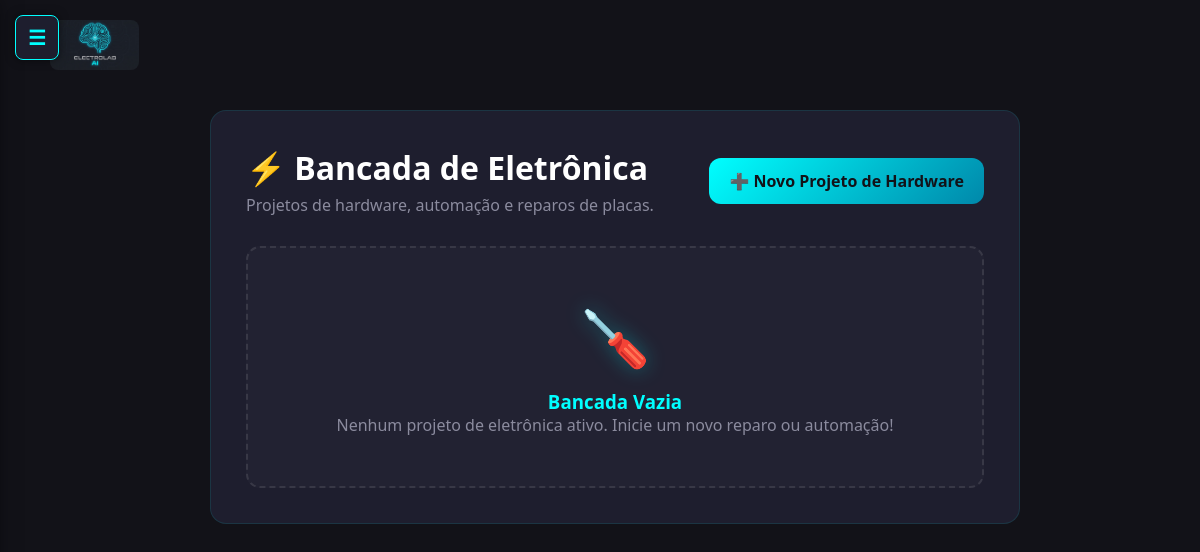
The app's page /projetos/eletronica/, older data.
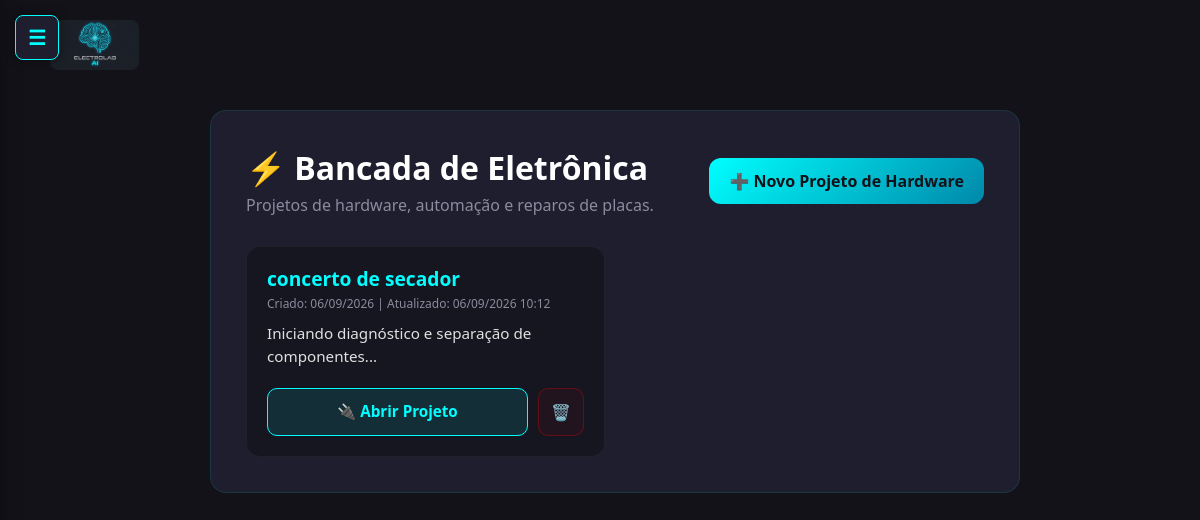
The same page, newer data.
### projects/models.py (models this page shows, shortened)
class Project(models.Model):
    name = models.CharField(max_length=200)
    description = models.TextField(blank=True, null=True)
    created_at = models.DateTimeField(auto_now_add=True)
    updated_at = models.DateTimeField(auto_now=True)
    TIPO_CHOICES = (
        ('eletronica', 'Eletrônica e Hardware'),
        ('programacao', 'Programação e Software'),
    )
    tipo = models.CharField(max_length=20, choices=TIPO_CHOICES, default='eletronica')

### projects/views.py (the view)
# urls.py: path('eletronica/', views.lista_eletronica, name='list_electronics'),
def lista_eletronica(request):
    projetos = Project.objects.filter(tipo='eletronica').order_by('-created_at')
    return render(request, 'projects/list_electronics.html', {'projects': projetos})

### templates/projects/list_electronics.html (shortened to what this page needs)
{% extends 'base.html' %}
{% load static %}
{% block content %}
{% include 'includes/logo.html' %}
<div class="container" style="max-width: 900px; margin-top: 15px;">
    <div style="background: var(--deep-navy); padding: 35px; border-radius: 16px; border: 1px solid rgba(0,255,255,0.1);">
        <div style="display: flex; justify-content: space-between; align-items: center; flex-wrap: wrap; gap: 15px; margin-bottom: 30px;">
            <div>
                <h1 style="margin: 0; color: #FFFFFF;">⚡ Bancada de Eletrônica</h1>
                <p style="color: var(--text-muted); margin: 5px 0 0 0;">Projetos de hardware, automação e reparos de placas.</p>
            </div>
            <a href="{% url 'project_create' %}?tipo=eletronica" class="btn-new-project">
                ➕ Novo Projeto de Hardware
            </a>
        </div>
        <div class="projects-grid">
            {% for project in projects %}
                <div class="project-card">
                    <div class="project-header">
                        <h3 class="project-title">{{ project.name }}</h3>
                    </div>
                    <div style="font-size: 0.75rem; color: var(--text-muted); margin-bottom: 10px;">
                        Criado: {{ project.created_at|date:"d/m/Y" }} | Atualizado: {{ project.updated_at|date:"d/m/Y H:i" }}
                    </div>
                    <p class="project-desc">{{ project.description|default:"Iniciando diagnóstico e separação de componentes..."|truncatechars:90 }}</p>
                    <div style="display: flex; gap: 10px;">
                        <a href="{% url 'project_chat' project.id %}" class="btn-chat" style="flex: 1;">
                            🔌 Abrir Projeto
                        </a>
                        <a href="{% url 'project_delete' project.id %}" onclick="return confirm('ATENÇÃO: Tem certeza que deseja excluir este projeto de eletrônica e todo o histórico do chat? Isso não pode ser desfeito!');" class="btn-delete" title="Excluir Projeto">
                            🗑️
                        </a>
                    </div>
                </div>
            {% empty %}
                <div class="empty-state">
                    <div class="empty-icon">🪛</div>
                    <h3 style="color: var(--vibrant-cyan);">Bancada Vazia</h3>
                    <p style="color: var(--text-muted);">Nenhum projeto de eletrônica ativo. Inicie um novo reparo ou automação!</p>
                </div>
            {% endfor %}
        </div>
    </div>
</div>
{% endblock %}

### templates/base.html (shortened to what this page needs)
{% load static %}
<!DOCTYPE html>
<html lang="pt-BR">
<head>
</head>
<body>
    <button class="menu-toggle" onclick="toggleSidebar()">☰</button>
    <main class="main-content">
        {% block content %}{% endblock %}
    </main>
</body>
</html>

### templates/includes/logo.html
{% load static %}
<div style="padding: 20px 30px 0 50px;">
    <img src="{% static 'logo.png' %}" alt="ElectroLab AI" style="height: 50px; border-radius: 8px;">
</div>

### templates/base.html (style rules this page uses)
:root { --dark-slate: #121218; --deep-navy: #1E1E2E; --vibrant-cyan: #00FFFF; --electric-purple: #9B30FF; --text-main: #F8F8F8; --text-muted: #8B8B9E; --card-bg: #1E1E2E; }
body.theme-cyan-purple { --vibrant-cyan: #00FFFF; --electric-purple: #9B30FF; }
*, *::before, *::after { box-sizing: border-box !important; margin: 0; padding: 0; font-family: 'Segoe UI', system-ui, sans-serif; }
body { background-color: var(--dark-slate); color: var(--text-main); display: flex; height: 100vh; overflow-x: hidden; position: relative; transition: background 0.3s, color 0.3s; }
img, video, canvas { max-width: 100%; height: auto; }
.menu-toggle { position: fixed; top: 15px; left: 15px; z-index: 200; background: var(--deep-navy); border: 1px solid var(--vibrant-cyan); color: var(--vibrant-cyan); font-size: 20px; padding: 8px 12px; border-radius: 8px; cursor: pointer; display: flex; align-items: center; justify-content: center; box-shadow: 0 0 10px rgba(0,0,0,0.5); transition: 0.3s; }
.main-content { flex: 1; display: flex; flex-direction: column; overflow-y: auto; overflow-x: hidden; position: relative; width: 100%; padding-bottom: 20px; }
.container { padding: 20px 30px 30px 60px; max-width: 1200px; margin: 0 auto; width: 100%; }
button, .btn-primary { background: linear-gradient(135deg, var(--electric-purple) 0%, var(--vibrant-cyan) 100%); color: #121218; border: none; border-radius: 12px; padding: 12px 24px; font-size: 15px; font-weight: bold; cursor: pointer; transition: all 0.3s ease; text-decoration: none; display: inline-flex; align-items: center; justify-content: center; }
h1, h2, h3 { color: var(--text-main); font-weight: 700; }
a { color: var(--vibrant-cyan); text-decoration: none; transition: 0.3s; }

### templates/projects/list_electronics.html (style rules this page uses)
.btn-new-project { background: linear-gradient(135deg, var(--vibrant-cyan) 0%, #0088AA 100%); color: #121218; padding: 12px 20px; border-radius: 12px; text-decoration: none; font-weight: bold; display: inline-flex; align-items: center; gap: 8px; transition: 0.3s; }
.projects-grid { display: grid; grid-template-columns: repeat(auto-fill, minmax(280px, 1fr)); gap: 20px; }
.project-card { background: rgba(18,18,24,0.6); border: 1px solid rgba(255,255,255,0.05); border-radius: 14px; padding: 20px; display: flex; flex-direction: column; transition: 0.3s; }
.project-header { display: flex; justify-content: space-between; align-items: flex-start; margin-bottom: 5px; }
.project-title { margin: 0; color: var(--vibrant-cyan); font-size: 1.2rem; line-height: 1.2; }
.project-desc { color: #E0E0E0; font-size: 0.95rem; line-height: 1.5; flex-grow: 1; margin-bottom: 20px; }
.btn-chat { background: rgba(0, 255, 255, 0.1); color: var(--vibrant-cyan); border: 1px solid var(--vibrant-cyan); padding: 12px; border-radius: 10px; text-align: center; text-decoration: none; font-weight: bold; transition: 0.3s; font-size: 0.95rem; }
.btn-delete { background: rgba(255,0,0,0.05); color: #FF4444; border: 1px solid rgba(255,0,0,0.3); padding: 12px; border-radius: 10px; text-decoration: none; display: flex; align-items: center; justify-content: center; transition: 0.3s; }

Row changes from the older to the newer data that the page shows:
added Project: name "concerto de secador", created_at "06/09/2026", updated_at "06/09/2026 10:12", description "Iniciando diagnóstico e separação de componentes..."
Text that changed along with them:
text no longer shown: "🪛 Bancada Vazia Nenhum projeto de eletrônica ativo. Inicie um novo reparo ou automação!"
